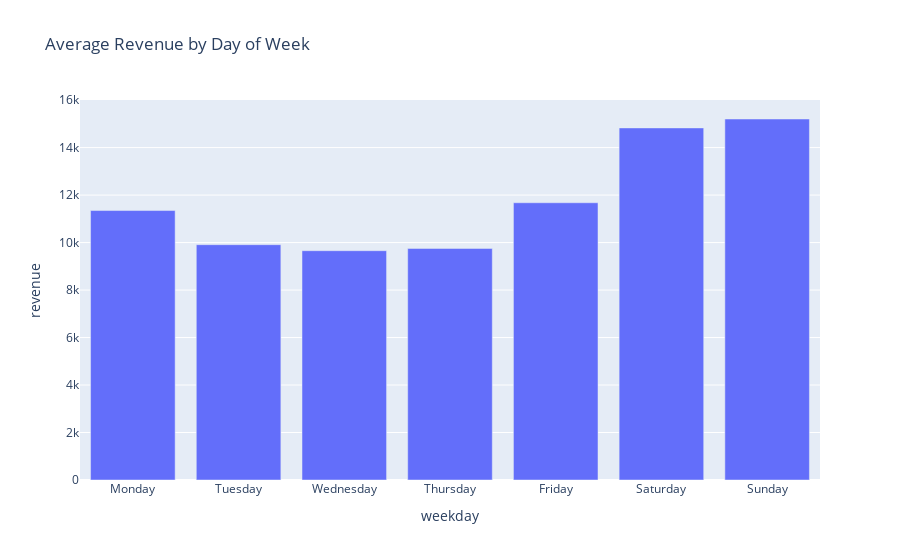

This figure's notebook cell:
### Code cell
# Analyze seasonality
# Day of week patterns
# Create a mapping for correct weekday order
weekday_order = [
    "Monday",
    "Tuesday",
    "Wednesday",
    "Thursday",
    "Friday",
    "Saturday",
    "Sunday",
]

# Calculate average revenue by weekday and reorder
dow_avg = store_data.groupby("weekday")["revenue"].mean().reset_index()
dow_avg["weekday"] = pd.Categorical(
    dow_avg["weekday"], categories=weekday_order, ordered=True
)
dow_avg = dow_avg.sort_values("weekday")

fig = px.bar(dow_avg, x="weekday", y="revenue", title="Average Revenue by Day of Week")
fig.show()

### Figure 1 — Plotly figure (JSON) as saved in the notebook; plotly's stock layout.template omitted (floating-point values rounded to 4 significant figures)
{"data": [{"hovertemplate": "weekday=%{x}<br>revenue=%{y}<extra></extra>", "legendgroup": "", "marker": {"color": "#636efa", "pattern": {"shape": ""}}, "name": "", "orientation": "v", "showlegend": false, "textposition": "auto", "type": "bar", "x": ["Monday", "Tuesday", "Wednesday", "Thursday", "Friday", "Saturday", "Sunday"], "xaxis": "x", "y": [11350.0, 9911.0, 9658.0, 9754.0, 11680.0, 14830.0, 15200.0], "yaxis": "y"}], "layout": {"barmode": "relative", "legend": {"tracegroupgap": 0}, "title": {"text": "Average Revenue by Day of Week"}, "xaxis": {"anchor": "y", "domain": [0, 1], "title": {"text": "weekday"}}, "yaxis": {"anchor": "x", "domain": [0, 1], "title": {"text": "revenue"}}}}
